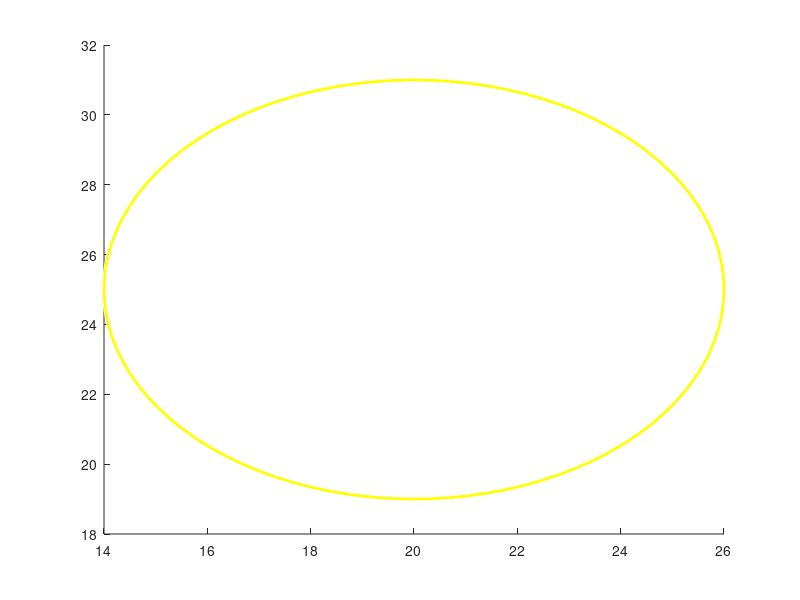

The MATLAB script that drew this image:
radius = 6;
center = [20 25];
rotation = pi/3;
translation = [-0.5 -0.6];
rotTForm = [cos(rotation) sin(rotation); -sin(rotation) cos(rotation)];
viscircles(center,radius,'Color','y');
hold on;
